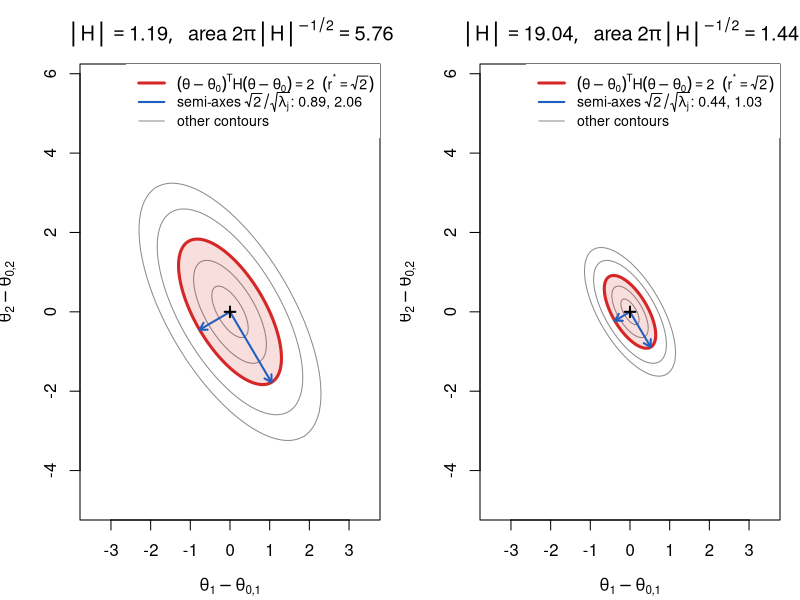
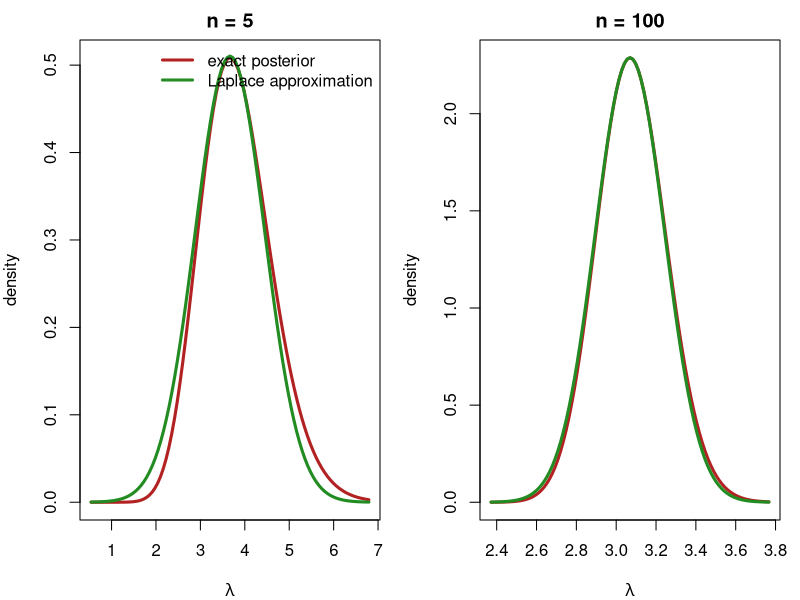
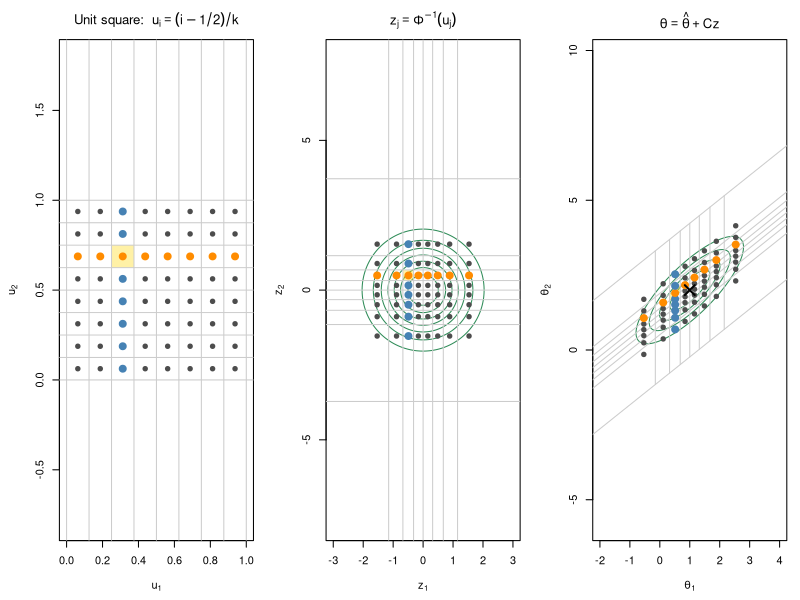
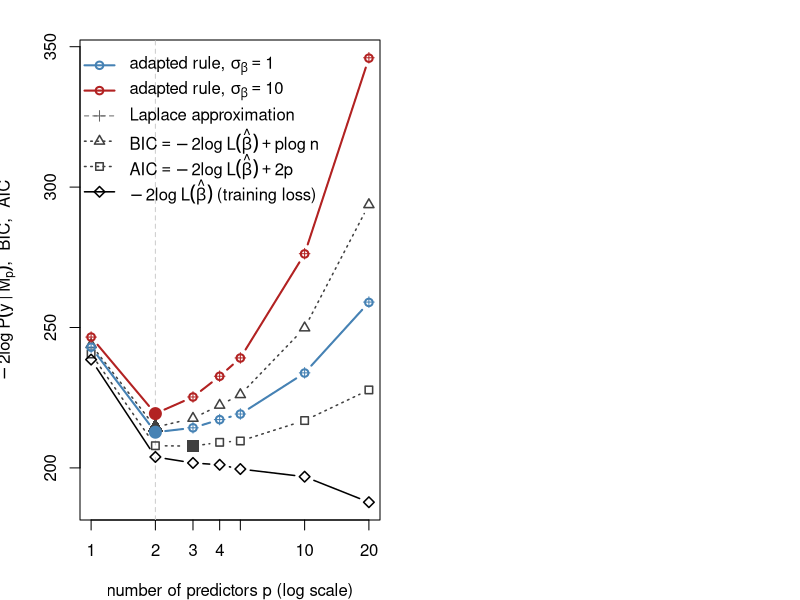

These charts were generated, in order, by the following R code:
## ---- chunk 1
#| label: fig-laplace-H-geometry
#| echo: !expr knitr::is_html_output()   # code shown in HTML only
#| fig-width: 10
#| fig-height: 5.2
#| fig-cap: "Illustrates the geometric meaning of |H| in the Laplace approximation: the integral is the peak height times the area of a contour ellipse, which is proportional to |H|^(-1/2).
#|   Contours of exp{-(theta - theta_0)' H (theta - theta_0) / 2} for two Hessians with the same peak height, H (left) and 4H (right), drawn on the same axes. The shaded ellipse is the contour (theta - theta_0)' H (theta - theta_0) = r*^2 with r* = sqrt(2), whose area is 2 pi |H|^(-1/2): a cylinder of height f(theta_0) over it has the same volume as the Gaussian. Its semi-axes (blue) have lengths sqrt(2)/sqrt(lambda_j) along the eigenvectors of H. Multiplying H by 4 shrinks every semi-axis by 2, the area by 4, and so the Laplace integral by 4."
local({
  H1 <- matrix(c(2, 0.9, 0.9, 1), 2)                  # Hessian of -log f at the mode
  rs <- sqrt(2)                                       # r* for p = 2: area of E_r* = 2 pi |H|^(-1/2)
  par(mfrow = c(1, 2), mar = c(4, 4, 3.2, 1))
  for (H in list(H1, 4 * H1)) {
    g  <- seq(-5, 5, length.out = 401)
    q  <- outer(g, g, function(a, b) H[1, 1] * a^2 + 2 * H[1, 2] * a * b + H[2, 2] * b^2)
    contour(g, g, exp(-q / 2), levels = exp(-c(0.25, 1, 4, 6.25) / 2), drawlabels = FALSE,
            col = "gray55", asp = 1, xlim = c(-3.5, 3.5), ylim = c(-3.6, 4.6), xlab = expression(theta[1] - theta[0 * "," * 1]),
            ylab = expression(theta[2] - theta[0 * "," * 2]),
            main = bquote(list(group("|", H, "|") == .(round(det(H), 2)),
                               ~~"area" ~ 2 * pi * group("|", H, "|")^{-1/2} == .(round(2 * pi / sqrt(det(H)), 2)))))
    cl <- contourLines(g, g, q, levels = rs^2)[[1]]
    polygon(cl$x, cl$y, col = adjustcolor("#D62728", 0.15), border = "#D62728", lwd = 3)
    e <- eigen(H, symmetric = TRUE)
    for (j in 1:2) {
      a <- rs * e$vectors[, j] / sqrt(e$values[j])       # semi-axis: length r* / sqrt(lambda_j)
      arrows(0, 0, a[1], a[2], length = 0.08, lwd = 2, col = "#1F5FBF")
    }
    points(0, 0, pch = 3, lwd = 2)
    ax <- round(rs / sqrt(e$values), 2)
    legend("topright", bg = "white", box.col = NA, cex = 0.85, lwd = c(3, 2, 1), col = c("#D62728", "#1F5FBF", "gray55"),
           legend = c(expression((theta - theta[0])^T * H * (theta - theta[0]) == 2 ~~ (r^"*" == sqrt(2))),
                      bquote("semi-axes" ~ sqrt(2) / sqrt(lambda[j]) * ":" ~ .(ax[1]) * "," ~ .(ax[2])),
                      "other contours"))
  }
})
## ---- chunk 2
#| label: poisson-gamma-functions
alpha <- 2; beta <- 1

### Laplace approximation: mode, Hessian, and the two boxed results above
laplace_poisson <- function(y) {
  h  <- function(l) -(sum(dpois(y, l, log = TRUE)) + dgamma(l, alpha, beta, log = TRUE))
  op <- optim(mean(y) + 0.5, h, method = "L-BFGS-B", lower = 1e-6, hessian = TRUE)
  c(mode = op$par, se = sqrt(1 / op$hessian[1, 1]),
    log_ml = -op$value + 0.5 * log(2 * pi) - 0.5 * log(op$hessian[1, 1]))
}

### exact log marginal likelihood, from the Gamma-Poisson conjugate identity
exact_log_ml <- function(y) {
  n <- length(y); s <- sum(y)
  alpha * log(beta) - lgamma(alpha) + lgamma(alpha + s) -
    (alpha + s) * log(beta + n) - sum(lfactorial(y))
}
## ---- chunk 3
#| label: tbl-poisson-gamma-error
#| tbl-cap: "Assesses the accuracy of the Laplace approximation by comparing it with the exact marginal likelihood in a conjugate example where the exact answer is known.
#|   Laplace log marginal likelihood versus the exact value, and the posterior mean versus the Laplace mode, as n grows. The error shrinks roughly like 1/n: it falls by about a factor of 4-5 each time n increases by that factor."
set.seed(42)
res <- t(sapply(c(5, 20, 100, 500), function(n) {
  y <- rpois(n, 3)
  lap <- laplace_poisson(y)
  c(n = n, laplace_log_ml = lap["log_ml"], exact_log_ml = exact_log_ml(y),
    error = lap["log_ml"] - exact_log_ml(y),
    laplace_mode = lap["mode"], posterior_mean = (alpha + sum(y)) / (beta + n))
}))
knitr::kable(res, digits = 4, row.names = FALSE,
             col.names = c("n", "Laplace log P(y)", "exact log P(y)", "error",
                           "Laplace mode", "posterior mean"))
## ---- chunk 4
#| label: fig-poisson-gamma-density
#| echo: !expr knitr::is_html_output()   # code shown in HTML only
#| fig-width: 10
#| fig-height: 4.4
#| fig-cap: "Shows how the Laplace approximation replaces a posterior by a normal density centred at the mode, and how well it fits at small and large sample sizes.
#|   Exact Gamma posterior (red) and the Laplace normal approximation (green) for n=5 and n=100. At n=5 the exact posterior is visibly right-skewed and the Gaussian is a rough match; by n=100 the two are nearly indistinguishable, illustrating the O(1/n) convergence in the table above."
par(mfrow = c(1, 2), mar = c(4, 4, 2, 1))
set.seed(42)
for (n in c(5, 100)) {
  y <- rpois(n, 3); a1 <- alpha + sum(y); b1 <- beta + n
  lap <- laplace_poisson(y)
  curve(dgamma(x, a1, b1), max(0, lap["mode"] - 4 * lap["se"]), lap["mode"] + 4 * lap["se"],
        lwd = 3, col = "firebrick", xlab = expression(lambda), ylab = "density",
        main = sprintf("n = %d", n))
  curve(dnorm(x, lap["mode"], lap["se"]), add = TRUE, lwd = 3, col = "forestgreen")
  if (n == 5) legend("topright", bty = "n", lwd = 3, col = c("firebrick", "forestgreen"),
                      legend = c("exact posterior", "Laplace approximation"))
}
## ---- chunk 5
#| label: tbl-poisson-gamma-ci
#| tbl-cap: "Compares interval estimates based on the Laplace approximation with the exact posterior intervals, to see how much accuracy is lost.
#|   Laplace mode/SE-based 95% interval versus the exact Gamma posterior mean/sd-based interval, n = 20."
set.seed(42)
n <- 20; y <- rpois(n, 3); lap <- laplace_poisson(y)
a1 <- alpha + sum(y); b1 <- beta + n
comp <- data.frame(
  quantity = c("Laplace (mode / se)", "exact posterior (mean / sd)"),
  center = c(lap["mode"], a1 / b1),
  spread = c(lap["se"], sqrt(a1) / b1),
  lower95 = c(lap["mode"] - 1.96 * lap["se"], qgamma(0.025, a1, b1)),
  upper95 = c(lap["mode"] + 1.96 * lap["se"], qgamma(0.975, a1, b1))
)
knitr::kable(comp, digits = 4)
## ---- chunk 6
#| label: laplace-mu-functions
n_obs <- 3; sigma_prior <- 5                   # n = 3 observations; same setup as the Unit08 app

### true value: exact, since f is a normal-normal conjugate kernel, so marginally
### mu_hat ~ N(0, 1/n_obs + sigma_prior^2). (integrate(f, -Inf, Inf) is not safe here:
### for mu_hat far from 0 it misses the narrow spike of f and returns a wrong value.)
log_mar_true_mu <- function(mu_hat) dnorm(mu_hat, 0, sqrt(1 / n_obs + sigma_prior^2), log = TRUE)

### Laplace: p = 1 case of the boxed formula, mode and Hessian from nlm()
laplace_mu <- function(mu_hat) {
  h  <- function(mu) -(dnorm(mu_hat, mu, 1 / sqrt(n_obs), log = TRUE) +
                          dnorm(mu, 0, sigma_prior, log = TRUE))
  op <- nlm(h, p = mu_hat, hessian = TRUE)
  c(mode = op$estimate, log_ml = -op$minimum + 0.5 * log(2 * pi) - 0.5 * log(op$hessian[1, 1]))
}

### naive Monte Carlo: draw mu from the prior, average the likelihood
log_sum_exp <- function(lx) { m <- max(lx); m + log(sum(exp(lx - m))) }
log_mar_mc_mu <- function(mu_hat, iters) {
  mus <- rnorm(iters, 0, sigma_prior)
  log_sum_exp(dnorm(mu_hat, mus, 1 / sqrt(n_obs), log = TRUE)) - log(iters)
}

### midpoint rule on the logistic-transformed (0, 1) grid, as in Unit08
log_mar_mid_mu <- function(mu_hat, n) {
  h  <- 1 / n
  u  <- (seq_len(n) - 0.5) * h
  mu <- log(u / (1 - u))
  log_f <- dnorm(mu_hat, mu, 1 / sqrt(n_obs), log = TRUE) +
    dnorm(mu, 0, sigma_prior, log = TRUE) - log(u * (1 - u))
  log_sum_exp(log_f) + log(h)
}
## ---- chunk 7
#| label: tbl-three-way
#| tbl-cap: "Compares the Laplace approximation with grid quadrature and naive Monte Carlo against the true value as the posterior moves away from the prior mean, to show where each method succeeds or fails.
#|   Log marginal likelihood by four methods, for data locations mu_hat = 0, -5, -20 (n = 3 observations with sd 1, prior N(0, 5^2) on mu). Quadrature uses a 100-point midpoint grid; Monte Carlo uses 1e6 prior draws; both are unchanged from Unit08's app."
set.seed(7)
mu_hats <- c(0, -5, -20)
three_way <- t(sapply(mu_hats, function(m) {
  c(True = log_mar_true_mu(m),
    Laplace = laplace_mu(m)["log_ml"],
    Monte_Carlo_pi = log_mar_mc_mu(m, 1e6),
    Quadrature = log_mar_mid_mu(m, 100))
}))
knitr::kable(cbind(`mu` = mu_hats, round(three_way, 3)), row.names = FALSE,
             col.names = c("mu", "True", "Laplace", "Monte Carlo (pi)", "Quadrature (N=100)"))
## ---- chunk 8
#| label: tbl-adapted-rules
#| tbl-cap: "Log marginal likelihood for data locations mu_hat = 0, -5, -20 (setup as in the table above): the logistic midpoint rule with 100 points, and the Laplace-adapted midpoint rule with only 5 points."
### Laplace-adapted midpoint rule: mu_i = qnorm(u_i, mu_L, s_L), g(u_i) = f(mu_i) / dnorm(mu_i, mu_L, s_L)
log_mar_adapted <- function(mu_hat, n) {
  lf <- function(mu) dnorm(mu_hat, mu, 1 / sqrt(n_obs), log = TRUE) + dnorm(mu, 0, sigma_prior, log = TRUE)
  h  <- function(mu) -lf(mu)
  op <- nlm(h, p = mu_hat, hessian = TRUE)
  m  <- op$estimate; sL <- 1 / sqrt(op$hessian[1, 1])
  u  <- (seq_len(n) - 0.5) / n
  mu <- qnorm(u, m, sL)
  log_sum_exp(lf(mu) - dnorm(mu, m, sL, log = TRUE)) - log(n)
}
adapted <- t(sapply(mu_hats, function(m) c(
  True                 = log_mar_true_mu(m),
  Laplace              = unname(laplace_mu(m)["log_ml"]),
  `Logistic midpoint (N=100)` = log_mar_mid_mu(m, 100),
  `Laplace-adapted midpoint (N=5)` = log_mar_adapted(m, 5))))
knitr::kable(cbind(mu = mu_hats, round(adapted, 3)), row.names = FALSE)
## ---- chunk 9
#| label: fig-adapted-mv-grids
#| echo: !expr knitr::is_html_output()   # code shown in HTML only
#| fig-width: 12
#| fig-height: 4.6
#| fig-cap: "Shows how the Laplace-adapted product grid is built: equal cells on the unit square are mapped to normal quantiles, then sheared by the Cholesky factor onto the posterior ellipse.
#|   Left: the k x k = 8 x 8 midpoint grid u_i on (0,1)^2, with cell edges in gray. Middle: z = (Phi^{-1}(u_1), Phi^{-1}(u_2)), a square lattice of standard normal quantiles, with contours of the N_2(0, I) density; the outermost cells stretch to infinity. Right: theta = theta_hat + C z with theta_hat = (1, 2) and H^{-1} = C C' having correlation 0.8, with contours of the Laplace normal N_2(theta_hat, H^{-1}); the cross marks theta_hat. One row (orange) and one column (blue) of points, and one cell (shaded), are tracked through both maps: lines of constant z_1 stay vertical, because C is lower triangular, while lines of constant z_2 are tilted along the ellipse."
theta_hat <- c(1, 2)
Sigma <- matrix(c(1, 0.8, 0.8, 1), 2)       # H^{-1}
H  <- solve(Sigma)
C  <- t(chol(Sigma))                        # lower triangular, C C' = H^{-1}
k  <- 8
uc <- (seq_len(k) - 0.5) / k                # cell centres
ue <- seq(0, 1, length.out = k + 1)         # cell edges
zc <- qnorm(uc)
ze <- qnorm(pmin(pmax(ue, 1e-4), 1 - 1e-4)) # clip the infinite outer edges for drawing
to_theta <- function(z1, z2) sweep(cbind(z1, z2) %*% t(C), 2, theta_hat, "+")

col_row <- "darkorange"; col_col <- "steelblue"; col_pt <- "gray30"
r_sel <- 6; c_sel <- 3                      # tracked row (u2 index) and column (u1 index)
G  <- expand.grid(i = 1:k, l = 1:k)
pc <- ifelse(G$l == r_sel, col_row, ifelse(G$i == c_sel, col_col, col_pt))
pch_cex <- ifelse(pc == col_pt, 0.9, 1.4)

op <- par(mfrow = c(1, 3), mar = c(4.5, 4.5, 3, 1))

## panel 1: u grid
plot(NA, xlim = c(0, 1), ylim = c(0, 1), asp = 1, xlab = expression(u[1]), ylab = expression(u[2]),
     main = expression("Unit square:  " * u[i] == (i - 1/2) / k))
rect(ue[c_sel], ue[r_sel], ue[c_sel + 1], ue[r_sel + 1], col = adjustcolor("gold", 0.35), border = NA)
abline(v = ue, h = ue, col = "gray80")
points(uc[G$i], uc[G$l], pch = 19, col = pc, cex = pch_cex)

## panel 2: z grid
zg <- seq(-3.5, 3.5, length.out = 201)
plot(NA, xlim = c(-3, 3), ylim = c(-3, 3), asp = 1, xlab = expression(z[1]), ylab = expression(z[2]),
     main = expression(z[j] == Phi^{-1}*(u[j])))
contour(zg, zg, outer(zg, zg, function(a, b) dnorm(a) * dnorm(b)), add = TRUE,
        drawlabels = FALSE, col = "seagreen", nlevels = 6)
rect(ze[c_sel], ze[r_sel], ze[c_sel + 1], ze[r_sel + 1], col = adjustcolor("gold", 0.35), border = NA)
abline(v = ze, h = ze, col = "gray80")
points(zc[G$i], zc[G$l], pch = 19, col = pc, cex = pch_cex)

## panel 3: theta grid
Tc <- to_theta(zc[G$i], zc[G$l])
tg1 <- seq(-3, 5, length.out = 201); tg2 <- seq(-1, 5, length.out = 201)
dens <- outer(tg1, tg2, function(a, b) {
  d <- cbind(a - theta_hat[1], b - theta_hat[2])
  exp(-0.5 * rowSums((d %*% H) * d))
})
plot(NA, xlim = c(-2, 4), ylim = c(-0.8, 4.8), asp = 1,
     xlab = expression(theta[1]), ylab = expression(theta[2]),
     main = expression(theta == hat(theta) + C * z))
contour(tg1, tg2, dens, add = TRUE, drawlabels = FALSE, col = "seagreen", nlevels = 6)
s <- seq(min(ze), max(ze), length.out = 50) # images of the grid lines z1 = const and z2 = const
for (e in ze) {
  a <- to_theta(rep(e, 50), s); lines(a, col = "gray80")
  b <- to_theta(s, rep(e, 50)); lines(b, col = "gray80")
}
cell <- to_theta(ze[c(c_sel, c_sel + 1, c_sel + 1, c_sel)], ze[c(r_sel, r_sel, r_sel + 1, r_sel + 1)])
polygon(cell, col = adjustcolor("gold", 0.35), border = NA)
points(Tc, pch = 19, col = pc, cex = pch_cex)
points(theta_hat[1], theta_hat[2], pch = 4, cex = 2, lwd = 2)
par(op)
## ---- chunk 10
#| label: adapted-mv-function
### Laplace-adapted product midpoint rule in p dimensions, k points per axis.
### log_f takes one parameter vector; the optional log_f_rows evaluates log f on every row
### of a matrix at once, which is much faster when k^p is large.
log_mar_adapted_mv <- function(log_f, theta0, k, log_f_rows = NULL) {
  op     <- optim(theta0, function(th) -log_f(th), method = "BFGS", hessian = TRUE)
  th_hat <- op$par; p <- length(th_hat)
  R  <- chol(op$hessian)                         # H = R'R
  C  <- backsolve(R, diag(p))                    # C = R^{-1}, so C C' = H^{-1}
  z1 <- qnorm((seq_len(k) - 0.5) / k)            # normal quantiles on one axis
  Z  <- as.matrix(expand.grid(rep(list(z1), p))) # k^p x p lattice of z
  Th <- sweep(Z %*% t(C), 2, th_hat, "+")        # theta_i = theta_hat + C z_i
  lf <- if (is.null(log_f_rows)) apply(Th, 1, log_f) else log_f_rows(Th)
  log_g <- lf + sum(log(diag(C))) - rowSums(dnorm(Z, log = TRUE))
  log_sum_exp(log_g) - p * log(k)
}
## ---- chunk 11
#| label: logistic-p-logml
### data: 20 candidate predictors, only x1 and x2 carry signal
set.seed(2024)
n_lr <- 200; p_max <- 20
X_lr <- matrix(rnorm(n_lr * p_max), n_lr, p_max)
y_lr <- rbinom(n_lr, 1, plogis(drop(X_lr %*% c(1, -1, rep(0, p_max - 2)))))

### log P(y | M_p) by the Laplace-adapted product midpoint rule, k points per axis
log_ml_logit <- function(p, sigma_beta, k) {
  Xp <- X_lr[, seq_len(p), drop = FALSE]
  log_f <- function(b) {
    eta <- drop(Xp %*% b)
    sum(y_lr * eta - log1p(exp(eta))) + sum(dnorm(b, 0, sigma_beta, log = TRUE))
  }
  log_f_rows <- function(B) {                       # one row of B per grid point, in blocks
    out <- numeric(nrow(B))
    for (I in split(seq_len(nrow(B)), ceiling(seq_len(nrow(B)) / 2e4))) {
      Bi <- B[I, , drop = FALSE]
      E  <- Xp %*% t(Bi)                            # n x |I| linear predictors
      out[I] <- colSums(y_lr * E - log1p(exp(E))) + rowSums(dnorm(Bi, 0, sigma_beta, log = TRUE))
    }
    out
  }
  log_mar_adapted_mv(log_f, rep(0, p), k, log_f_rows)
}

p_vals  <- c(1, 2, 3, 4, 5, 10, 20)
k_vals  <- c(10, 10, 10, 6, 5, 3, 2)               # k^p kept at most about 10^6
sb_vals <- c(1, 10)
logml_adapt <- sapply(sb_vals, function(sb) mapply(function(p, k) log_ml_logit(p, sb, k), p_vals, k_vals))
logml_lap   <- sapply(sb_vals, function(sb) sapply(p_vals, function(p) log_ml_logit(p, sb, 1)))
dimnames(logml_adapt) <- dimnames(logml_lap) <- list(p = p_vals, sigma_beta = sb_vals)

### BIC = -2 log L(beta_mle) + p log n, AIC = -2 log L(beta_mle) + 2 p, and the training
### loss -2 log L(beta_mle), all on the same scale as -2 log P(y | M_p); none uses the prior
loglik_mle <- sapply(p_vals, function(p)
  as.numeric(logLik(glm(y_lr ~ X_lr[, seq_len(p), drop = FALSE] - 1, family = binomial))))
ic <- cbind(bic = -2 * loglik_mle + p_vals * log(n_lr),
            aic = -2 * loglik_mle + 2 * p_vals,
            dev = -2 * loglik_mle)
## ---- chunk 12
#| label: fig-logistic-p-logml
#| echo: !expr knitr::is_html_output()   # code shown in HTML only
#| fig-width: 8
#| fig-height: 4.8
#| fig-cap: 'Shows that the marginal likelihood picks the true number of predictors in a logistic regression, for two prior scales, and compares it with BIC, AIC and the training loss.
#|   $-2\log P(y\mid M_p)$ for models using the first $p$ of 20 predictors ($n = 200$; only $x_1$ and $x_2$ carry signal), with prior $\beta_j \sim N(0, \sigma_\beta^2)$ for $\sigma_\beta = 1$ and $10$. Solid coloured lines with circles: the Laplace-adapted product midpoint rule; dashed coloured lines with plus signs: the Laplace approximation alone (the same rule with $k = 1$). The two differ by at most about 0.14, so each plus sign sits inside its circle. Dotted gray lines: $\text{BIC} = -2\log L(\hat\beta) + p\log n$ (triangles) and $\text{AIC} = -2\log L(\hat\beta) + 2p$ (squares), computed from the maximum likelihood fit and the same for both priors. Black line with diamonds: the training loss $-2\log L(\hat\beta)$ with no penalty, which keeps decreasing as predictors are added and so always favours the largest model. On every other curve the filled symbol marks the minimum. Both marginal-likelihood curves and BIC are smallest at $p = 2$, and the marginal likelihood rises faster for the more diffuse prior. AIC, with its lighter penalty of 2 per parameter, is smallest at $p = 3$, but only by 0.14 (207.76 against 207.90 at $p = 2$).'
cols <- c("steelblue", "firebrick")
m2_adapt <- -2 * logml_adapt; m2_lap <- -2 * logml_lap   # -2 log P(y | M_p)
plot(NA, xlim = range(p_vals), ylim = range(ic, m2_adapt, m2_lap), log = "x", xaxt = "n",
     xlab = "number of predictors p (log scale)",
     ylab = expression(-2 * log ~ P(y ~ "|" ~ M[p]) * ",  BIC,  AIC"))
axis(1, at = p_vals)
abline(v = 2, col = "gray80", lty = 2)
ic_pch <- c(bic = 2, aic = 0); ic_fill <- c(bic = 17, aic = 15)   # triangle, square
for (m in c("bic", "aic")) {
  lines(p_vals, ic[, m], type = "b", lty = 3, lwd = 1.5, pch = ic_pch[m], col = "gray25")
  jmin <- which.min(ic[, m])
  points(p_vals[jmin], ic[jmin, m], pch = ic_fill[m], col = "gray25", cex = 1.6)
}
lines(p_vals, ic[, "dev"], type = "b", lty = 1, lwd = 1.5, pch = 5, col = "black")   # no minimum to mark
for (j in seq_along(sb_vals)) {
  lines(p_vals, m2_lap[, j], type = "b", lty = 2, pch = 3, col = cols[j])   # Laplace: plus signs
  lines(p_vals, m2_adapt[, j], type = "b", pch = 1, col = cols[j], lwd = 2)
  jmin <- which.min(m2_adapt[, j])
  points(p_vals[jmin], m2_adapt[jmin, j], pch = 19, col = cols[j], cex = 1.6)
}
legend("topleft", bty = "n", lwd = c(2, 2, 1, 1.5, 1.5, 1.5), lty = c(1, 1, 2, 3, 3, 1),
       pch = c(1, 1, 3, 2, 0, 5), col = c(cols, "gray40", "gray25", "gray25", "black"),
       legend = c(expression("adapted rule, " * sigma[beta] == 1),
                  expression("adapted rule, " * sigma[beta] == 10),
                  "Laplace approximation",
                  expression(BIC == -2 * log ~ L(hat(beta)) + p * log ~ n),
                  expression(AIC == -2 * log ~ L(hat(beta)) + 2 * p),
                  expression(-2 * log ~ L(hat(beta)) ~ "(training loss)")))
## ---- chunk 13
#| label: tbl-logistic-p-logml
#| tbl-cap: "log P(y | M_p) for the logistic regression models in the figure above: the Laplace-adapted product midpoint rule (k points per axis, k^p grid points) and the Laplace approximation (the same rule with k = 1)."
knitr::kable(data.frame(p = p_vals, k = k_vals, points = k_vals^p_vals,
                        adapted_1 = logml_adapt[, 1], laplace_1 = logml_lap[, 1],
                        adapted_10 = logml_adapt[, 2], laplace_10 = logml_lap[, 2]),
             digits = 3, format.args = list(big.mark = ","),
             col.names = c("p", "k", "grid points",
                           "adapted, σ_β = 1", "Laplace, σ_β = 1",
                           "adapted, σ_β = 10", "Laplace, σ_β = 10"))
